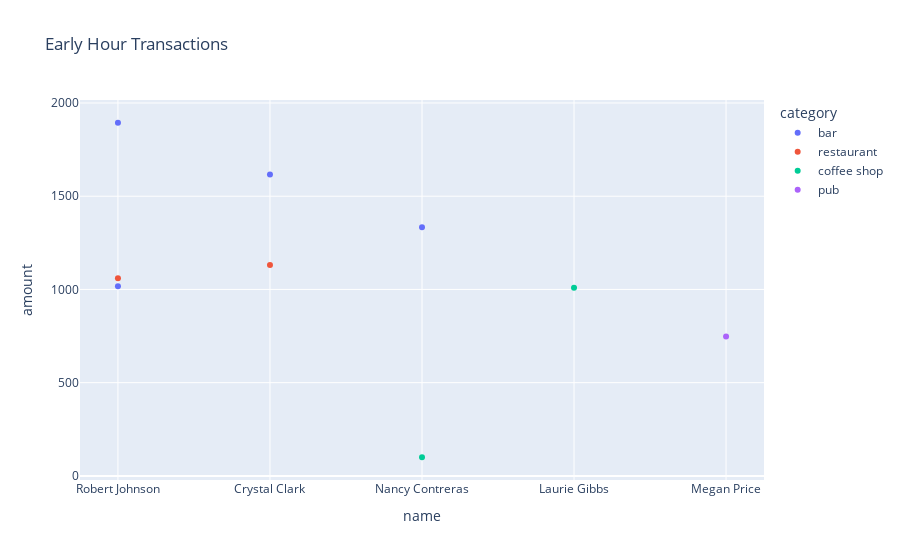

Source (notebook cell):
### Code cell
px.scatter(anomalous_transactions2, x='name', y='amount', color='category', title="Early Hour Transactions")

### Figure 1 — Plotly figure (JSON) as saved in the notebook; plotly's stock layout.template omitted (floating-point values rounded to 4 significant figures)
{"data": [{"hovertemplate": "category=bar<br>name=%{x}<br>amount=%{y}<extra></extra>", "legendgroup": "bar", "marker": {"color": "#636efa", "symbol": "circle"}, "mode": "markers", "name": "bar", "showlegend": true, "type": "scatter", "x": ["Robert Johnson", "Crystal Clark", "Nancy Contreras", "Robert Johnson"], "xaxis": "x", "y": [1894, 1617, 1334, 1017], "yaxis": "y"}, {"hovertemplate": "category=restaurant<br>name=%{x}<br>amount=%{y}<extra></extra>", "legendgroup": "restaurant", "marker": {"color": "#EF553B", "symbol": "circle"}, "mode": "markers", "name": "restaurant", "showlegend": true, "type": "scatter", "x": ["Crystal Clark", "Robert Johnson"], "xaxis": "x", "y": [1131, 1060], "yaxis": "y"}, {"hovertemplate": "category=coffee shop<br>name=%{x}<br>amount=%{y}<extra></extra>", "legendgroup": "coffee shop", "marker": {"color": "#00cc96", "symbol": "circle"}, "mode": "markers", "name": "coffee shop", "showlegend": true, "type": "scatter", "x": ["Laurie Gibbs", "Nancy Contreras"], "xaxis": "x", "y": [1009, 100], "yaxis": "y"}, {"hovertemplate": "category=pub<br>name=%{x}<br>amount=%{y}<extra></extra>", "legendgroup": "pub", "marker": {"color": "#ab63fa", "symbol": "circle"}, "mode": "markers", "name": "pub", "showlegend": true, "type": "scatter", "x": ["Megan Price"], "xaxis": "x", "y": [748], "yaxis": "y"}], "layout": {"autosize": true, "legend": {"title": {"text": "category"}, "tracegroupgap": 0}, "title": {"text": "Early Hour Transactions"}, "xaxis": {"anchor": "y", "autorange": true, "domain": [0, 1], "range": [-0.2498, 4.25], "title": {"text": "name"}, "type": "category"}, "yaxis": {"anchor": "x", "autorange": true, "domain": [0, 1], "range": [-31.41, 2025.0], "title": {"text": "amount"}, "type": "linear"}}}
